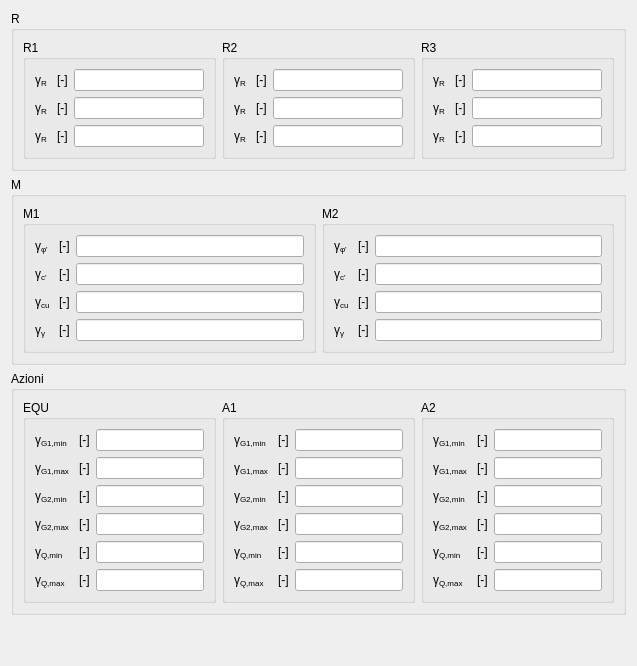
         <widget class="QWidget" name="gammaTab">
          <attribute name="title">
           <string>Coefficienti di sicurezza</string>
          </attribute>
          <layout class="QGridLayout" name="gridLayout_15">
           <item row="0" column="0">
            <widget class="QGroupBox" name="gammaRGBox">
             <property name="title">
              <string>R</string>
             </property>
             <layout class="QGridLayout" name="gridLayout">
              <item row="0" column="2">
               <widget class="QGroupBox" name="gammaR1GBox">
                <property name="title">
                 <string>R1</string>
                </property>
                <layout class="QGridLayout" name="gridLayout_3">
                 <item row="0" column="0">
                  <widget class="QLabelRichName" name="gammaQLimR1Label">
                   <property name="text">
                    <string>&lt;html&gt;&lt;/head&gt;
&lt;body&gt;
γ&lt;span style=&quot; vertical-align:sub;&quot;&gt;R&lt;/span&gt;
&lt;/body&gt;&lt;/html&gt;</string>
                   </property>
                  </widget>
                 </item>
                 <item row="0" column="1">
                  <widget class="QLabelUnitMeasure" name="gammaQLimR1UMLabel">
                   <property name="text">
                    <string>[-]</string>
                   </property>
                  </widget>
                 </item>
                 <item row="0" column="2">
                  <widget class="QLineEditValue" name="gammaQLimR1LEdit"/>
                 </item>
                 <item row="1" column="0">
                  <widget class="QLabelRichName" name="gammaSlidingR1Label">
                   <property name="text">
                    <string>&lt;html&gt;&lt;/head&gt;
&lt;body&gt;
γ&lt;span style=&quot; vertical-align:sub;&quot;&gt;R&lt;/span&gt;
&lt;/body&gt;&lt;/html&gt;</string>
                   </property>
                  </widget>
                 </item>
                 <item row="1" column="1">
                  <widget class="QLabelUnitMeasure" name="gammaSlidingR1UMLabel">
                   <property name="text">
                    <string>[-]</string>
                   </property>
                  </widget>
                 </item>
                 <item row="1" column="2">
                  <widget class="QLineEditValue" name="gammaSlidingR1LEdit"/>
                 </item>
                 <item row="2" column="0">
                  <widget class="QLabelRichName" name="gammaKpR1Label">
                   <property name="text">
                    <string>&lt;html&gt;&lt;/head&gt;
&lt;body&gt;
γ&lt;span style=&quot; vertical-align:sub;&quot;&gt;R&lt;/span&gt;
&lt;/body&gt;&lt;/html&gt;</string>
                   </property>
                  </widget>
                 </item>
                 <item row="2" column="1">
                  <widget class="QLabelUnitMeasure" name="gammaKpR1UMLabel">
                   <property name="text">
                    <string>[-]</string>
                   </property>
                  </widget>
                 </item>
                 <item row="2" column="2">
                  <widget class="QLineEditValue" name="gammaKpR1LEdit"/>
                 </item>
                </layout>
               </widget>
              </item>
              <item row="0" column="3">
               <widget class="QGroupBox" name="gammaR2GBox">
                <property name="title">
                 <string>R2</string>
                </property>
                <layout class="QGridLayout" name="gridLayout_4">
                 <item row="1" column="2">
                  <widget class="QLabelUnitMeasure" name="gammaSlidingR2UMLabel">
                   <property name="text">
                    <string>[-]</string>
                   </property>
                  </widget>
                 </item>
                 <item row="1" column="3">
                  <widget class="QLineEditValue" name="gammaSlidingR2LEdit"/>
                 </item>
                 <item row="1" column="1">
                  <widget class="QLabelRichName" name="gammaSlidingR2Label">
                   <property name="text">
                    <string>&lt;html&gt;&lt;/head&gt;
&lt;body&gt;
γ&lt;span style=&quot; vertical-align:sub;&quot;&gt;R&lt;/span&gt;
&lt;/body&gt;&lt;/html&gt;</string>
                   </property>
                  </widget>
                 </item>
                 <item row="2" column="1">
                  <widget class="QLabelRichName" name="gammaKpR2Label">
                   <property name="text">
                    <string>&lt;html&gt;&lt;/head&gt;
&lt;body&gt;
γ&lt;span style=&quot; vertical-align:sub;&quot;&gt;R&lt;/span&gt;
&lt;/body&gt;&lt;/html&gt;</string>
                   </property>
                  </widget>
                 </item>
                 <item row="2" column="2">
                  <widget class="QLabelUnitMeasure" name="gammaKpR2UMLabel">
                   <property name="text">
                    <string>[-]</string>
                   </property>
                  </widget>
                 </item>
                 <item row="2" column="3">
                  <widget class="QLineEditValue" name="gammaKpR2LEdit"/>
                 </item>
                 <item row="0" column="1">
                  <widget class="QLabelRichName" name="gammaQLimR2Label">
                   <property name="text">
                    <string>&lt;html&gt;&lt;/head&gt;
&lt;body&gt;
γ&lt;span style=&quot; vertical-align:sub;&quot;&gt;R&lt;/span&gt;
&lt;/body&gt;&lt;/html&gt;</string>
                   </property>
                  </widget>
                 </item>
                 <item row="0" column="2">
                  <widget class="QLabelUnitMeasure" name="gammaQLimR2UMLabel">
                   <property name="text">
                    <string>[-]</string>
                   </property>
                  </widget>
                 </item>
                 <item row="0" column="3">
                  <widget class="QLineEditValue" name="gammaQLimR2LEdit"/>
                 </item>
                </layout>
               </widget>
              </item>
              <item row="0" column="4">
               <widget class="QGroupBox" name="gammaR3GBox">
                <property name="title">
                 <string>R3</string>
                </property>
                <layout class="QGridLayout" name="gridLayout_5">
                 <item row="2" column="0">
                  <widget class="QLabelRichName" name="gammaKpR3Label">
                   <property name="text">
                    <string>&lt;html&gt;&lt;/head&gt;
&lt;body&gt;
γ&lt;span style=&quot; vertical-align:sub;&quot;&gt;R&lt;/span&gt;
&lt;/body&gt;&lt;/html&gt;</string>
                   </property>
                  </widget>
                 </item>
                 <item row="2" column="1">
                  <widget class="QLabelUnitMeasure" name="gammaKpR3UMLabel">
                   <property name="text">
                    <string>[-]</string>
                   </property>
                  </widget>
                 </item>
                 <item row="2" column="2">
                  <widget class="QLineEditValue" name="gammaKpR3LEdit"/>
                 </item>
                 <item row="1" column="0">
                  <widget class="QLabelRichName" name="gammaSlidingR3Label">
                   <property name="text">
                    <string>&lt;html&gt;&lt;/head&gt;
&lt;body&gt;
γ&lt;span style=&quot; vertical-align:sub;&quot;&gt;R&lt;/span&gt;
&lt;/body&gt;&lt;/html&gt;</string>
                   </property>
                  </widget>
                 </item>
                 <item row="1" column="1">
                  <widget class="QLabelUnitMeasure" name="gammaSlidingR3UMLabel">
                   <property name="text">
                    <string>[-]</string>
                   </property>
                  </widget>
                 </item>
                 <item row="1" column="2">
                  <widget class="QLineEditValue" name="gammaSlidingR3LEdit"/>
                 </item>
                 <item row="0" column="0">
                  <widget class="QLabelRichName" name="gammaQLimR3Label">
                   <property name="text">
                    <string>&lt;html&gt;&lt;/head&gt;
&lt;body&gt;
γ&lt;span style=&quot; vertical-align:sub;&quot;&gt;R&lt;/span&gt;
&lt;/body&gt;&lt;/html&gt;</string>
                   </property>
                  </widget>
                 </item>
                 <item row="0" column="1">
                  <widget class="QLabelUnitMeasure" name="gammaQLimR3UMLabel">
                   <property name="text">
                    <string>[-]</string>
                   </property>
                  </widget>
                 </item>
                 <item row="0" column="2">
                  <widget class="QLineEditValue" name="gammaQLimR3LEdit"/>
                 </item>
                </layout>
               </widget>
              </item>
             </layout>
            </widget>
           </item>
           <item row="1" column="0">
            <widget class="QGroupBox" name="gammaMGBox">
             <property name="title">
              <string>M</string>
             </property>
             <layout class="QGridLayout" name="gridLayout_2">
              <item row="0" column="0">
               <widget class="QGroupBox" name="gammaM1GBox">
                <property name="title">
                 <string>M1</string>
                </property>
                <layout class="QGridLayout" name="gridLayout_6">
                 <item row="0" column="0">
                  <widget class="QLabelRichName" name="gammaTanPhiPrimeM1Label">
                   <property name="text">
                    <string>&lt;html&gt;&lt;/head&gt;
&lt;body&gt;
γ&lt;span style=&quot; vertical-align:sub;&quot;&gt;φ'&lt;/span&gt;
&lt;/body&gt;&lt;/html&gt;</string>
                   </property>
                  </widget>
                 </item>
                 <item row="0" column="1">
                  <widget class="QLabelUnitMeasure" name="gammaTanPhiPrimeM1UMLabel">
                   <property name="text">
                    <string>[-]</string>
                   </property>
                  </widget>
                 </item>
                 <item row="0" column="2">
                  <widget class="QLineEditValue" name="gammaTanPhiPrimeM1LEdit"/>
                 </item>
                 <item row="1" column="0">
                  <widget class="QLabelRichName" name="gammaCPrimeM1Label">
                   <property name="text">
                    <string>&lt;html&gt;&lt;/head&gt;
&lt;body&gt;
γ&lt;span style=&quot; vertical-align:sub;&quot;&gt;c'&lt;/span&gt;
&lt;/body&gt;&lt;/html&gt;</string>
                   </property>
                  </widget>
                 </item>
                 <item row="1" column="1">
                  <widget class="QLabelUnitMeasure" name="gammaCPrimeM1UMLabel">
                   <property name="text">
                    <string>[-]</string>
                   </property>
                  </widget>
                 </item>
                 <item row="1" column="2">
                  <widget class="QLineEditValue" name="gammaCPrimeM1LEdit"/>
                 </item>
                 <item row="2" column="0">
                  <widget class="QLabelRichName" name="gammaCUM1Label">
                   <property name="text">
                    <string>&lt;html&gt;&lt;/head&gt;
&lt;body&gt;
γ&lt;span style=&quot; vertical-align:sub;&quot;&gt;cu&lt;/span&gt;
&lt;/body&gt;&lt;/html&gt;</string>
                   </property>
                  </widget>
                 </item>
                 <item row="2" column="1">
                  <widget class="QLabelUnitMeasure" name="gammaCUM1UMLabel">
                   <property name="text">
                    <string>[-]</string>
                   </property>
                  </widget>
                 </item>
                 <item row="2" column="2">
                  <widget class="QLineEditValue" name="gammaCUM1LEdit"/>
                 </item>
                 <item row="3" column="0">
                  <widget class="QLabelRichName" name="gammaGammaWM1Label">
                   <property name="text">
                    <string>&lt;html&gt;&lt;/head&gt;
&lt;body&gt;
γ&lt;span style=&quot; vertical-align:sub;&quot;&gt;γ&lt;/span&gt;
&lt;/body&gt;&lt;/html&gt;</string>
                   </property>
                  </widget>
                 </item>
                 <item row="3" column="1">
                  <widget class="QLabelUnitMeasure" name="gammaGammaWM1UMLabel">
                   <property name="text">
                    <string>[-]</string>
                   </property>
                  </widget>
                 </item>
                 <item row="3" column="2">
                  <widget class="QLineEditValue" name="gammaGammaWM1LEdit"/>
                 </item>
                </layout>
               </widget>
              </item>
              <item row="0" column="1">
               <widget class="QGroupBox" name="gammaM2GBox">
                <property name="title">
                 <string>M2</string>
                </property>
                <layout class="QGridLayout" name="gridLayout_7">
                 <item row="0" column="0">
                  <widget class="QLabelRichName" name="gammaTanPhiPrimeM2Label">
                   <property name="text">
                    <string>&lt;html&gt;&lt;/head&gt;
&lt;body&gt;
γ&lt;span style=&quot; vertical-align:sub;&quot;&gt;φ'&lt;/span&gt;
&lt;/body&gt;&lt;/html&gt;</string>
                   </property>
                  </widget>
                 </item>
                 <item row="0" column="1">
                  <widget class="QLabelUnitMeasure" name="gammaTanPhiPrimeM2UMLabel">
                   <property name="text">
                    <string>[-]</string>
                   </property>
                  </widget>
                 </item>
                 <item row="0" column="2">
                  <widget class="QLineEditValue" name="gammaTanPhiPrimeM2LEdit"/>
                 </item>
                 <item row="1" column="0">
                  <widget class="QLabelRichName" name="gammaCPrimeM2Label">
                   <property name="text">
                    <string>&lt;html&gt;&lt;/head&gt;
&lt;body&gt;
γ&lt;span style=&quot; vertical-align:sub;&quot;&gt;c'&lt;/span&gt;
&lt;/body&gt;&lt;/html&gt;</string>
                   </property>
                  </widget>
                 </item>
                 <item row="1" column="1">
                  <widget class="QLabelUnitMeasure" name="gammaCPrimeM2UMLabel">
                   <property name="text">
                    <string>[-]</string>
                   </property>
                  </widget>
                 </item>
                 <item row="1" column="2">
                  <widget class="QLineEditValue" name="gammaCPrimeM2LEdit"/>
                 </item>
                 <item row="2" column="0">
                  <widget class="QLabelRichName" name="gammaCUM2Label">
                   <property name="text">
                    <string>&lt;html&gt;&lt;/head&gt;
&lt;body&gt;
γ&lt;span style=&quot; vertical-align:sub;&quot;&gt;cu&lt;/span&gt;
&lt;/body&gt;&lt;/html&gt;</string>
                   </property>
                  </widget>
                 </item>
                 <item row="2" column="1">
                  <widget class="QLabelUnitMeasure" name="gammaCUM2UMLabel">
                   <property name="text">
                    <string>[-]</string>
                   </property>
                  </widget>
                 </item>
                 <item row="2" column="2">
                  <widget class="QLineEditValue" name="gammaCUM2LEdit"/>
                 </item>
                 <item row="3" column="0">
                  <widget class="QLabelRichName" name="gammaGammaWM2Label">
                   <property name="text">
                    <string>&lt;html&gt;&lt;/head&gt;
&lt;body&gt;
γ&lt;span style=&quot; vertical-align:sub;&quot;&gt;γ&lt;/span&gt;
&lt;/body&gt;&lt;/html&gt;</string>
                   </property>
                  </widget>
                 </item>
                 <item row="3" column="1">
                  <widget class="QLabelUnitMeasure" name="gammaGammaWM2UMLabel">
                   <property name="text">
                    <string>[-]</string>
                   </property>
                  </widget>
                 </item>
                 <item row="3" column="2">
                  <widget class="QLineEditValue" name="gammaGammaWM2LEdit"/>
                 </item>
                </layout>
               </widget>
              </item>
             </layout>
            </widget>
           </item>
           <item row="2" column="0">
            <widget class="QGroupBox" name="gammaAGBox">
             <property name="title">
              <string>Azioni</string>
             </property>
             <layout class="QGridLayout" name="gridLayout_8">
              <item row="0" column="0">
               <widget class="QGroupBox" name="gammaEQUGBox">
                <property name="title">
                 <string>EQU</string>
                </property>
                <layout class="QGridLayout" name="gridLayout_11">
                 <item row="0" column="0">
                  <widget class="QLabelRichName" name="gammaG1MinEQULabel">
                   <property name="text">
                    <string>&lt;html&gt;&lt;/head&gt;
&lt;body&gt;
γ&lt;span style=&quot; vertical-align:sub;&quot;&gt;G1,min&lt;/span&gt;
&lt;/body&gt;&lt;/html&gt;</string>
                   </property>
                  </widget>
                 </item>
                 <item row="0" column="1">
                  <widget class="QLabelUnitMeasure" name="gammaG1MinEQUUMLabel">
                   <property name="text">
                    <string>[-]</string>
                   </property>
                  </widget>
                 </item>
                 <item row="0" column="2">
                  <widget class="QLineEditValue" name="gammaG1MinEQULEdit"/>
                 </item>
                 <item row="1" column="0">
                  <widget class="QLabelRichName" name="gammaG1MaxEQULabel">
                   <property name="text">
                    <string>&lt;html&gt;&lt;/head&gt;
&lt;body&gt;
γ&lt;span style=&quot; vertical-align:sub;&quot;&gt;G1,max&lt;/span&gt;
&lt;/body&gt;&lt;/html&gt;</string>
                   </property>
                  </widget>
                 </item>
                 <item row="1" column="1">
                  <widget class="QLabelUnitMeasure" name="gammaG1MaxEQUUMLabel">
                   <property name="text">
                    <string>[-]</string>
                   </property>
                  </widget>
                 </item>
                 <item row="1" column="2">
                  <widget class="QLineEditValue" name="gammaG1MaxEQULEdit"/>
                 </item>
                 <item row="2" column="0">
                  <widget class="QLabelRichName" name="gammaG2MinEQULabel">
                   <property name="text">
                    <string>&lt;html&gt;&lt;/head&gt;
&lt;body&gt;
γ&lt;span style=&quot; vertical-align:sub;&quot;&gt;G2,min&lt;/span&gt;
&lt;/body&gt;&lt;/html&gt;</string>
                   </property>
                  </widget>
                 </item>
                 <item row="2" column="1">
                  <widget class="QLabelUnitMeasure" name="gammaG2MinEQUUMLabel">
                   <property name="text">
                    <string>[-]</string>
                   </property>
                  </widget>
                 </item>
                 <item row="2" column="2">
                  <widget class="QLineEditValue" name="gammaG2MinEQULEdit"/>
                 </item>
                 <item row="3" column="0">
                  <widget class="QLabelRichName" name="gammaG2MaxEQULabel">
                   <property name="text">
                    <string>&lt;html&gt;&lt;/head&gt;
&lt;body&gt;
γ&lt;span style=&quot; vertical-align:sub;&quot;&gt;G2,max&lt;/span&gt;
&lt;/body&gt;&lt;/html&gt;</string>
                   </property>
                  </widget>
                 </item>
                 <item row="3" column="1">
                  <widget class="QLabelUnitMeasure" name="gammaG2MaxEQUUMLabel">
                   <property name="text">
                    <string>[-]</string>
                   </property>
                  </widget>
                 </item>
                 <item row="3" column="2">
                  <widget class="QLineEditValue" name="gammaG2MaxEQULEdit"/>
                 </item>
                 <item row="4" column="1">
                  <widget class="QLabelUnitMeasure" name="gammaQMinEQUUMLabel">
                   <property name="text">
                    <string>[-]</string>
                   </property>
                  </widget>
                 </item>
                 <item row="4" column="0">
                  <widget class="QLabelRichName" name="gammaQMinEQULabel">
                   <property name="text">
                    <string>&lt;html&gt;&lt;/head&gt;
&lt;body&gt;
γ&lt;span style=&quot; vertical-align:sub;&quot;&gt;Q,min&lt;/span&gt;
&lt;/body&gt;&lt;/html&gt;</string>
                   </property>
                  </widget>
                 </item>
                 <item row="4" column="2">
                  <widget class="QLineEditValue" name="gammaQMinEQULEdit"/>
                 </item>
                 <item row="5" column="0">
                  <widget class="QLabelRichName" name="gammaQMaxEQULabel">
                   <property name="text">
                    <string>&lt;html&gt;&lt;/head&gt;
&lt;body&gt;
γ&lt;span style=&quot; vertical-align:sub;&quot;&gt;Q,max&lt;/span&gt;
&lt;/body&gt;&lt;/html&gt;</string>
                   </property>
                  </widget>
                 </item>
                 <item row="5" column="1">
                  <widget class="QLabelUnitMeasure" name="gammaQMaxEQUUMLabel">
                   <property name="text">
                    <string>[-]</string>
                   </property>
                  </widget>
                 </item>
                 <item row="5" column="2">
                  <widget class="QLineEditValue" name="gammaQMaxEQULEdit"/>
                 </item>
                </layout>
               </widget>
              </item>
              <item row="0" column="1">
               <widget class="QGroupBox" name="gammaA1GBox">
                <property name="title">
                 <string>A1</string>
                </property>
                <layout class="QGridLayout" name="gridLayout_12">
                 <item row="0" column="0">
                  <widget class="QLabelRichName" name="gammaG1MinA1Label">
                   <property name="text">
                    <string>&lt;html&gt;&lt;/head&gt;
&lt;body&gt;
γ&lt;span style=&quot; vertical-align:sub;&quot;&gt;G1,min&lt;/span&gt;
&lt;/body&gt;&lt;/html&gt;</string>
                   </property>
                  </widget>
                 </item>
                 <item row="0" column="1">
                  <widget class="QLabelUnitMeasure" name="gammaG1MinA1UMLabel">
                   <property name="text">
                    <string>[-]</string>
                   </property>
                  </widget>
                 </item>
                 <item row="0" column="2">
                  <widget class="QLineEditValue" name="gammaG1MinA1LEdit"/>
                 </item>
                 <item row="1" column="0">
                  <widget class="QLabelRichName" name="gammaG1MaxA1Label">
                   <property name="text">
                    <string>&lt;html&gt;&lt;/head&gt;
&lt;body&gt;
γ&lt;span style=&quot; vertical-align:sub;&quot;&gt;G1,max&lt;/span&gt;
&lt;/body&gt;&lt;/html&gt;</string>
                   </property>
                  </widget>
                 </item>
                 <item row="1" column="1">
                  <widget class="QLabelUnitMeasure" name="gammaG1MaxA1UMLabel">
                   <property name="text">
                    <string>[-]</string>
                   </property>
                  </widget>
                 </item>
                 <item row="1" column="2">
                  <widget class="QLineEditValue" name="gammaG1MaxA1LEdit"/>
                 </item>
                 <item row="2" column="0">
                  <widget class="QLabelRichName" name="gammaG2MinA1Label">
                   <property name="text">
                    <string>&lt;html&gt;&lt;/head&gt;
&lt;body&gt;
γ&lt;span style=&quot; vertical-align:sub;&quot;&gt;G2,min&lt;/span&gt;
&lt;/body&gt;&lt;/html&gt;</string>
                   </property>
                  </widget>
                 </item>
                 <item row="2" column="1">
                  <widget class="QLabelUnitMeasure" name="gammaG2MinA1UMLabel">
                   <property name="text">
                    <string>[-]</string>
                   </property>
                  </widget>
                 </item>
                 <item row="2" column="2">
                  <widget class="QLineEditValue" name="gammaG2MinA1LEdit"/>
                 </item>
                 <item row="3" column="0">
                  <widget class="QLabelRichName" name="gammaG2MaxA1Label">
                   <property name="text">
                    <string>&lt;html&gt;&lt;/head&gt;
&lt;body&gt;
γ&lt;span style=&quot; vertical-align:sub;&quot;&gt;G2,max&lt;/span&gt;
&lt;/body&gt;&lt;/html&gt;</string>
                   </property>
                  </widget>
                 </item>
                 <item row="3" column="1">
                  <widget class="QLabelUnitMeasure" name="gammaG2MaxA1UMLabel">
                   <property name="text">
                    <string>[-]</string>
                   </property>
                  </widget>
                 </item>
                 <item row="3" column="2">
                  <widget class="QLineEditValue" name="gammaG2MaxA1LEdit"/>
                 </item>
                 <item row="4" column="1">
                  <widget class="QLabelUnitMeasure" name="gammaQMinA1UMLabel">
                   <property name="text">
                    <string>[-]</string>
                   </property>
                  </widget>
                 </item>
                 <item row="4" column="0">
                  <widget class="QLabelRichName" name="gammaQMinA1Label">
                   <property name="text">
                    <string>&lt;html&gt;&lt;/head&gt;
&lt;body&gt;
γ&lt;span style=&quot; vertical-align:sub;&quot;&gt;Q,min&lt;/span&gt;
&lt;/body&gt;&lt;/html&gt;</string>
                   </property>
                  </widget>
                 </item>
                 <item row="4" column="2">
                  <widget class="QLineEditValue" name="gammaQMinA1LEdit"/>
                 </item>
                 <item row="5" column="0">
                  <widget class="QLabelRichName" name="gammaQMaxA1Label">
                   <property name="text">
                    <string>&lt;html&gt;&lt;/head&gt;
&lt;body&gt;
γ&lt;span style=&quot; vertical-align:sub;&quot;&gt;Q,max&lt;/span&gt;
&lt;/body&gt;&lt;/html&gt;</string>
                   </property>
                  </widget>
                 </item>
                 <item row="5" column="1">
                  <widget class="QLabelUnitMeasure" name="gammaQMaxA1UMLabel">
                   <property name="text">
                    <string>[-]</string>
                   </property>
                  </widget>
                 </item>
                 <item row="5" column="2">
                  <widget class="QLineEditValue" name="gammaQMaxA1LEdit"/>
                 </item>
                </layout>
               </widget>
              </item>
              <item row="0" column="2">
               <widget class="QGroupBox" name="gammaA2GBox">
                <property name="title">
                 <string>A2</string>
                </property>
                <layout class="QGridLayout" name="gridLayout_13">
                 <item row="0" column="0">
                  <widget class="QLabelRichName" name="gammaG1MinA2Label">
                   <property name="text">
                    <string>&lt;html&gt;&lt;/head&gt;
&lt;body&gt;
γ&lt;span style=&quot; vertical-align:sub;&quot;&gt;G1,min&lt;/span&gt;
&lt;/body&gt;&lt;/html&gt;</string>
                   </property>
                  </widget>
                 </item>
                 <item row="0" column="1">
                  <widget class="QLabelUnitMeasure" name="gammaG1MinA2UMLabel">
                   <property name="text">
                    <string>[-]</string>
                   </property>
                  </widget>
                 </item>
                 <item row="0" column="2">
                  <widget class="QLineEditValue" name="gammaG1MinA2LEdit"/>
                 </item>
                 <item row="1" column="0">
                  <widget class="QLabelRichName" name="gammaG1MaxA2Label">
                   <property name="text">
                    <string>&lt;html&gt;&lt;/head&gt;
&lt;body&gt;
γ&lt;span style=&quot; vertical-align:sub;&quot;&gt;G1,max&lt;/span&gt;
&lt;/body&gt;&lt;/html&gt;</string>
                   </property>
                  </widget>
                 </item>
                 <item row="1" column="1">
                  <widget class="QLabelUnitMeasure" name="gammaG1MaxA2UMLabel">
                   <property name="text">
                    <string>[-]</string>
                   </property>
                  </widget>
                 </item>
                 <item row="1" column="2">
                  <widget class="QLineEditValue" name="gammaG1MaxA2LEdit"/>
                 </item>
                 <item row="2" column="0">
                  <widget class="QLabelRichName" name="gammaG2MinA2Label">
                   <property name="text">
                    <string>&lt;html&gt;&lt;/head&gt;
&lt;body&gt;
γ&lt;span style=&quot; vertical-align:sub;&quot;&gt;G2,min&lt;/span&gt;
&lt;/body&gt;&lt;/html&gt;</string>
                   </property>
                  </widget>
                 </item>
                 <item row="2" column="1">
                  <widget class="QLabelUnitMeasure" name="gammaG2MinA2UMLabel">
                   <property name="text">
                    <string>[-]</string>
                   </property>
                  </widget>
                 </item>
                 <item row="2" column="2">
                  <widget class="QLineEditValue" name="gammaG2MinA2LEdit"/>
                 </item>
                 <item row="3" column="0">
                  <widget class="QLabelRichName" name="gammaG2MaxA2Label">
                   <property name="text">
                    <string>&lt;html&gt;&lt;/head&gt;
&lt;body&gt;
γ&lt;span style=&quot; vertical-align:sub;&quot;&gt;G2,max&lt;/span&gt;
&lt;/body&gt;&lt;/html&gt;</string>
                   </property>
                  </widget>
                 </item>
                 <item row="3" column="1">
                  <widget class="QLabelUnitMeasure" name="gammaG2MaxA2UMLabel">
                   <property name="text">
                    <string>[-]</string>
                   </property>
                  </widget>
                 </item>
                 <item row="3" column="2">
                  <widget class="QLineEditValue" name="gammaG2MaxA2LEdit"/>
                 </item>
                 <item row="4" column="1">
                  <widget class="QLabelUnitMeasure" name="gammaQMinA2UMLabel">
                   <property name="text">
                    <string>[-]</string>
                   </property>
                  </widget>
                 </item>
                 <item row="4" column="0">
                  <widget class="QLabelRichName" name="gammaQMinA2Label">
                   <property name="text">
                    <string>&lt;html&gt;&lt;/head&gt;
&lt;body&gt;
γ&lt;span style=&quot; vertical-align:sub;&quot;&gt;Q,min&lt;/span&gt;
&lt;/body&gt;&lt;/html&gt;</string>
                   </property>
                  </widget>
                 </item>
                 <item row="4" column="2">
                  <widget class="QLineEditValue" name="gammaQMinA2LEdit"/>
                 </item>
                 <item row="5" column="0">
                  <widget class="QLabelRichName" name="gammaQMaxA2Label">
                   <property name="text">
                    <string>&lt;html&gt;&lt;/head&gt;
&lt;body&gt;
γ&lt;span style=&quot; vertical-align:sub;&quot;&gt;Q,max&lt;/span&gt;
&lt;/body&gt;&lt;/html&gt;</string>
                   </property>
                  </widget>
                 </item>
                 <item row="5" column="1">
                  <widget class="QLabelUnitMeasure" name="gammaQMaxA2UMLabel">
                   <property name="text">
                    <string>[-]</string>
                   </property>
                  </widget>
                 </item>
                 <item row="5" column="2">
                  <widget class="QLineEditValue" name="gammaQMaxA2LEdit"/>
                 </item>
                </layout>
               </widget>
              </item>
             </layout>
            </widget>
           </item>
           <item row="3" column="0">
            <spacer name="gammaTabVSpacer">
             <property name="orientation">
              <enum>Qt::Vertical</enum>
             </property>
             <property name="sizeHint" stdset="0">
              <size>
               <width>20</width>
               <height>40</height>
              </size>
             </property>
            </spacer>
           </item>
          </layout>
         </widget>
